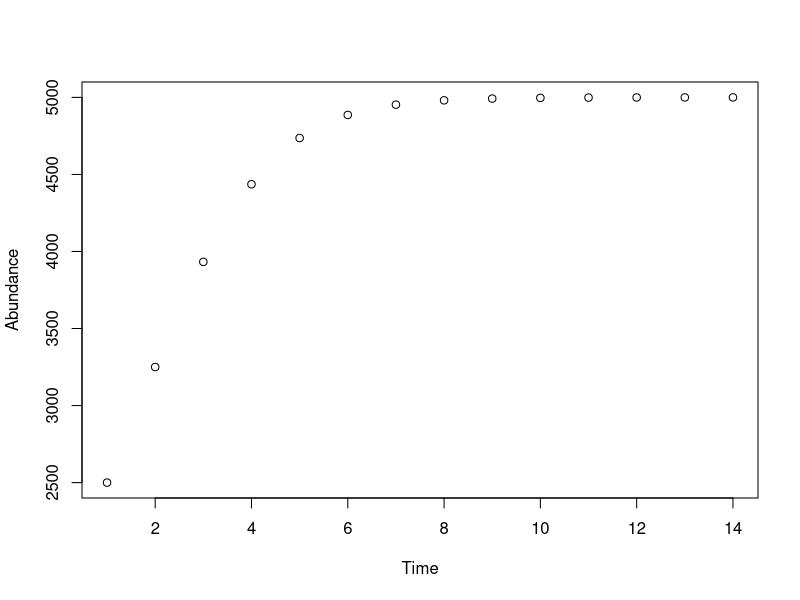

Source code (R):


#Turn the logistic growth model code into a function that takes r (the intrinsic growth rate), K (the carrying capacity), the total number of generations, and the initial population size as its arguments.

growfunc <- function(r, K, timeend, n) {
  Time <- 1:timeend
  for (i in 2:timeend){
    n[i] = n[i-1] + ( r * n[i-1] * (K - n[i-1])/K )
    print(n[i])
  }
  #Add code to the function so that it produces a plot of the data it generates (i.e., it should plot abundance over time). Note that the axes should be labeled appropriately.
  Abundance <- n
  plot(Time, Abundance)
#Write  lines of code that writes the data set to a file (also in your Lab08 directory). The data file should have two columns: the first column should be "generations", and the second column should be "abundance".  
  growframe <- data.frame(Time, Abundance)
  colnames(growframe)[1] <- "Generations"
  colnames(growframe)[2] <- "Abundance"
  write.csv(growframe, "Generation_Abundances.csv")
}
# Following the function, write a line(s) of code that calls the function (you choose the parameter values).
growfunc(.6, 5000, 14, 2500)
